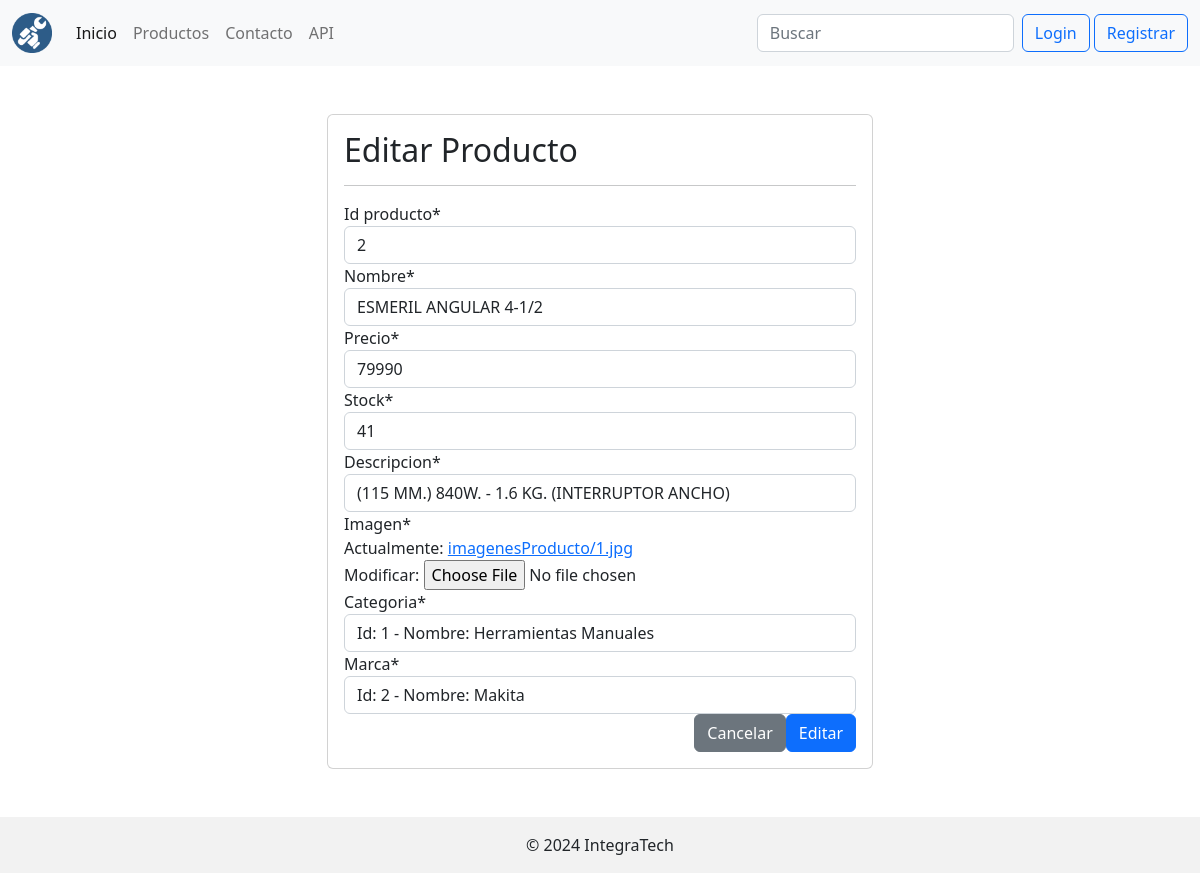
The page /modificarProducto/2/ on the database as committed earlier.
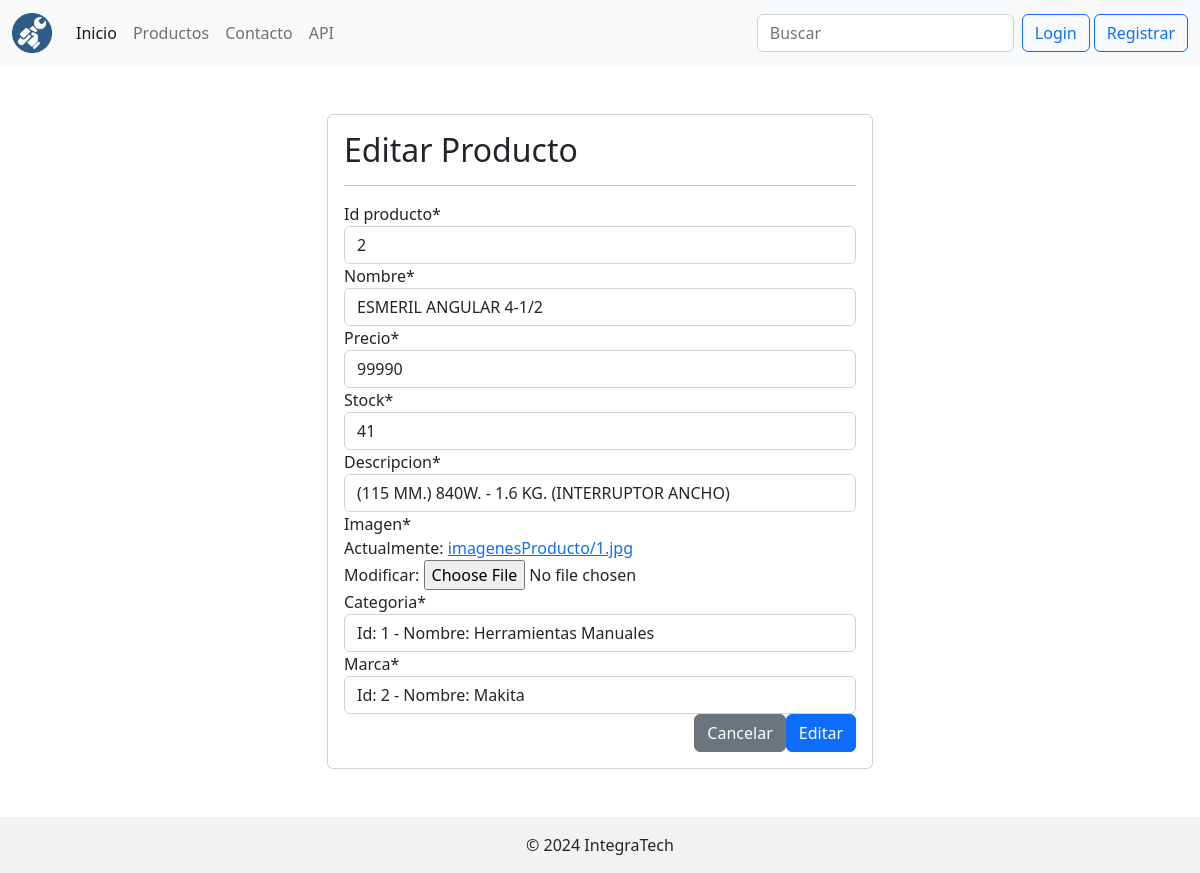
The same page on the database as committed later.
### app/models.py (models this page shows, shortened)
class Producto(models.Model):
    id_producto = models.IntegerField(primary_key=True)
    nombre = models.CharField(max_length=40, null=False)
    precio = models.IntegerField(null=False)
    stock  = models.IntegerField(null=False)
    descripcion = models.CharField(max_length=100, null=False)
    imagen = models.ImageField(upload_to='imagenesProducto')
    fecha_agregar = models.DateField(auto_now_add=True)
    categoria = models.ForeignKey(Categoria, on_delete=models.CASCADE)
    marca = models.ForeignKey(Marca, on_delete=models.CASCADE, null=True)

### app/views.py (the view, shortened to what this page needs)
# urls.py: path('modificarProducto/<id>/', views.modificarProducto, name='modificarProducto'),
def modificarProducto(request, id):
    producto = get_object_or_404(Producto, id_producto=id)
    data = {
        'form':ProductoForm(instance=producto)
    }
    return render(request, 'bodeguero/modificarProducto.html', data)

### app/forms.py
class ProductoForm(forms.ModelForm):
    class Meta:
        model = Producto
        fields = '__all__'

### app/models.py (called while the page is built)
    def __str__(self):
        txt = "Id: {0} - Nombre: {1}"
        return txt.format(self.id_marca, self.nombre_marca)

    def __str__(self):
        txt = "Id: {0} - Nombre: {1}"
        return txt.format(self.id_categoria, self.nombre_categoria)

### app/templates/Bodeguero/modificarProducto.html (shortened to what this page needs)
{% extends 'base.html' %}
{% load static %}
{% block content %}
{% load crispy_forms_tags %}
<div class="container mt-5 mb-5">
    <div class="row">
        <div class="col-12 col-md-6 offset-md-3">
            <div class="card">
                <div class="card-body">
                    <h2>Editar Producto</h2>
                    <hr>
                    <form action="" method="post" enctype="multipart/form-data">
                        {{ form | crispy }}
                        <div class="d-flex justify-content-end">
                            <input type="reset" value="Cancelar" class="btn btn-secondary">
                            <input type="submit" value="Editar" class="btn btn-primary">
                        </div>
                    </form>
                </div>
            </div>
        </div>
    </div>
</div>
{% endblock %}

Rows that differ between the two databases and show on the page:
changed Producto "ESMERIL ANGULAR 4-1/2": precio "79990" → "99990"
